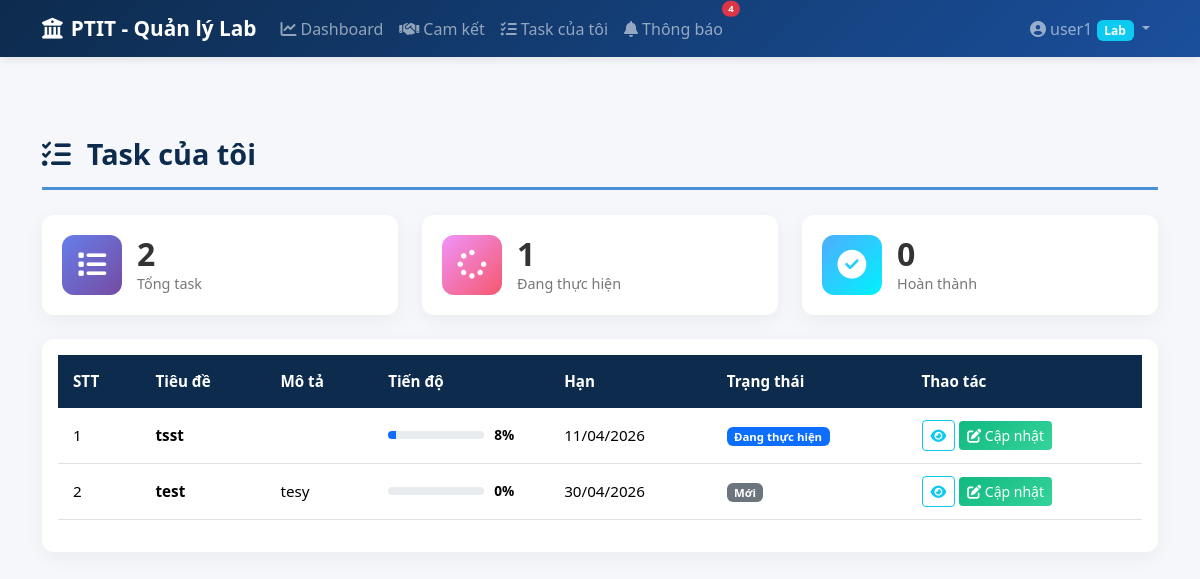
The app's page /my-tasks (signed in) with its own data.
### models.py (models this page shows, shortened)
class User(UserMixin, db.Model):
    __tablename__ = 'users'
    id = db.Column(db.Integer, primary_key=True)
    username = db.Column(db.String(50), unique=True, nullable=False)
    password_hash = db.Column(db.String(200), nullable=False)
    role = db.Column(db.String(20), nullable=False)  # 'admin' or 'lab'
    lab_id = db.Column(db.Integer, db.ForeignKey('labs.id', ondelete='SET NULL'), nullable=True)
    def is_admin(self):
        return self.role == 'admin'

class Commitment(db.Model):
    __tablename__ = 'commitments'
    id = db.Column(db.Integer, primary_key=True)
    title = db.Column(db.String(200), nullable=False)
    description = db.Column(db.Text)
    lab_id = db.Column(db.Integer, db.ForeignKey('labs.id'), nullable=False)
    assigned_to = db.Column(db.Integer, db.ForeignKey('users.id'), nullable=True)  # User được giao
    start_date = db.Column(db.Date, nullable=False)
    deadline = db.Column(db.Date, nullable=False)
    progress = db.Column(db.Integer, default=0)  # 0-100
    status = db.Column(db.String(20), default='Mới')  # Mới, Đang thực hiện, Hoàn thành, Quá hạn
    created_by = db.Column(db.Integer, db.ForeignKey('users.id'))
    created_at = db.Column(db.DateTime, default=datetime.utcnow)
    updated_at = db.Column(db.DateTime, default=datetime.utcnow, onupdate=datetime.utcnow)
    creator = db.relationship('User', foreign_keys=[created_by], backref='commitments_created')
    assignee = db.relationship('User', foreign_keys=[assigned_to], backref='tasks_assigned')
    progress_updates = db.relationship('ProgressUpdate', backref='commitment', lazy=True, cascade='all, delete-orphan')

### app.py (the view)
@app.route('/my-tasks')
@login_required
def my_tasks():
    if current_user.is_admin():
        flash('Trang này dành cho user Lab.', 'info')
        return redirect(url_for('dashboard'))
    today = datetime.utcnow().date()
    my_tasks_list = Commitment.query.filter_by(assigned_to=current_user.id).order_by(Commitment.deadline.asc()).all()
    total = len(my_tasks_list)
    completed = len([t for t in my_tasks_list if t.status == 'Hoàn thành'])
    active = len([t for t in my_tasks_list if t.status == 'Đang thực hiện'])
    overdue = len([t for t in my_tasks_list if t.status == 'Quá hạn'])
    return render_template('my_tasks.html',
                           my_tasks=my_tasks_list,
                           total=total, completed=completed,
                           active=active, overdue=overdue,
                           today=today)

### app.py (called while the page is built)
@login_manager.user_loader
def load_user(user_id):
    return User.query.get(int(user_id))

@app.before_request
def csrf_protect():
    if request.method in ('POST', 'PUT', 'DELETE'):
        if request.endpoint == 'login':
            return
        token = request.form.get('_csrf_token') or request.headers.get('X-CSRF-Token')
        if not validate_csrf_token(token):
            flash('Yêu cầu không hợp lệ (CSRF token không đúng). Vui lòng thử lại.', 'danger')
            return redirect(request.referrer or url_for('dashboard'))

### templates/my_tasks.html (shortened to what this page needs)
{% extends "base.html" %}
{% block content %}
<h1 class="page-title">
    <i class="fas fa-tasks me-3"></i>Task của tôi
</h1>
<div class="row g-4 mb-4">
    <div class="col-md-4">
        <div class="stat-card stat-total">
            <div class="stat-icon"><i class="fas fa-list"></i></div>
            <div class="stat-info">
                <h3>{{ total }}</h3>
                <p>Tổng task</p>
            </div>
        </div>
    </div>
    <div class="col-md-4">
        <div class="stat-card stat-active">
            <div class="stat-icon"><i class="fas fa-spinner"></i></div>
            <div class="stat-info">
                <h3>{{ active }}</h3>
                <p>Đang thực hiện</p>
            </div>
        </div>
    </div>
    <div class="col-md-4">
        <div class="stat-card stat-completed">
            <div class="stat-icon"><i class="fas fa-check-circle"></i></div>
            <div class="stat-info">
                <h3>{{ completed }}</h3>
                <p>Hoàn thành</p>
            </div>
        </div>
    </div>
</div>
<div class="card">
    <div class="card-body">
        <div class="table-responsive">
            <table class="table table-hover">
                <thead>
                    <tr>
                        <th>STT</th>
                        <th>Tiêu đề</th>
                        <th>Mô tả</th>
                        <th>Tiến độ</th>
                        <th>Hạn</th>
                        <th>Trạng thái</th>
                        <th>Thao tác</th>
                    </tr>
                </thead>
                <tbody>
                    {% for task in my_tasks %}
                    <tr class="{{ 'table-danger' if task.status == 'Quá hạn' else '' }}">
                        <td>{{ loop.index }}</td>
                        <td>
                            <strong>{{ task.title }}</strong>
                        </td>
                        <td>{{ task.description[:50] }}{% if task.description|length > 50 %}...{% endif %}</td>
                        <td style="min-width: 120px;">
                            <div class="progress-wrapper">
                                <div class="progress">
                                    <div class="progress-bar bg-{{ 'success' if task.progress >= 100 else 'primary' }}"
                                         style="width: {{ task.progress }}%">
                                    </div>
                                </div>
                                <span class="progress-text">{{ task.progress }}%</span>
                            </div>
                        </td>
                        <td>
                            {% if task.deadline < today %}
                            <span class="text-danger">
                                <i class="fas fa-calendar-times me-1"></i>
                                {{ task.deadline.strftime('%d/%m/%Y') }}
                            </span>
                            {% else %}
                            {{ task.deadline.strftime('%d/%m/%Y') }}
                            {% endif %}
                        </td>
                        <td>
                            {% if task.status == 'Hoàn thành' %}
                            <span class="badge bg-success">{{ task.status }}</span>
                            {% elif task.status == 'Quá hạn' %}
                            <span class="badge bg-danger">{{ task.status }}</span>
                            {% elif task.status == 'Đang thực hiện' %}
                            <span class="badge bg-primary">{{ task.status }}</span>
                            {% else %}
                            <span class="badge bg-secondary">{{ task.status }}</span>
                            {% endif %}
                        </td>
                        <td>
                            <a href="{{ url_for('commitments_detail', commitment_id=task.id) }}"
                               class="btn btn-sm btn-outline-info">
                                <i class="fas fa-eye"></i>
                            </a>
                            <a href="{{ url_for('progress_update', commitment_id=task.id) }}"
                               class="btn btn-sm btn-success">
                                <i class="fas fa-edit"></i> Cập nhật
                            </a>
                        </td>
                    </tr>
                    {% endfor %}
                </tbody>
            </table>
        </div>
    </div>
</div>
{% endblock %}

### templates/base.html (shortened to what this page needs)
<!DOCTYPE html>
<html lang="vi">
<head>
    <link href="https://cdn.jsdelivr.net/npm/bootstrap@5.3.2/dist/css/bootstrap.min.css" rel="stylesheet">
    <link href="https://cdnjs.cloudflare.com/ajax/libs/font-awesome/6.5.1/css/all.min.css" rel="stylesheet">
    <link href="https://cdn.jsdelivr.net/npm/bootstrap-icons@1.11.2/font/bootstrap-icons.css" rel="stylesheet">
    <link href="{{ url_for('static', filename='css/style.css') }}" rel="stylesheet">
</head>
<body>
    {% if current_user.is_authenticated %}
    <nav class="navbar navbar-expand-lg navbar-dark bg-ptit">
        <div class="container">
            <a class="navbar-brand" href="{{ url_for('dashboard') }}">
                <i class="fas fa-university me-2"></i>PTIT - Quản lý Lab
            </a>
            <div class="collapse navbar-collapse" id="navbarNav">
                <ul class="navbar-nav me-auto">
                    <li class="nav-item">
                        <a class="nav-link" href="{{ url_for('dashboard') }}">
                            <i class="fas fa-chart-line me-1"></i>Dashboard
                        </a>
                    </li>
                    <li class="nav-item">
                        <a class="nav-link" href="{{ url_for('commitments_list') }}">
                            <i class="fas fa-handshake me-1"></i>Cam kết
                        </a>
                    </li>
                    {% if not current_user.is_admin() %}
                    <li class="nav-item">
                        <a class="nav-link" href="{{ url_for('my_tasks') }}">
                            <i class="fas fa-tasks me-1"></i>Task của tôi
                        </a>
                    </li>
                    {% endif %}
                    <li class="nav-item">
                        <a class="nav-link position-relative" href="{{ url_for('notifications') }}">
                            <i class="fas fa-bell me-1"></i>Thông báo
                            <span id="notif-badge" class="position-absolute top-0 start-100 translate-middle badge rounded-pill bg-danger"
                                  style="font-size:0.6em; display:none;">
                            </span>
                        </a>
                    </li>
                </ul>
                <ul class="navbar-nav">
                    <li class="nav-item dropdown">
                        <a class="nav-link dropdown-toggle" href="#" data-bs-toggle="dropdown">
                            <i class="fas fa-user-circle me-1"></i>{{ current_user.username }}
                            {% if current_user.is_admin() %}
                            <span class="badge bg-warning text-dark">Admin</span>
                            {% else %}
                            <span class="badge bg-info">Lab</span>
                            {% endif %}
                        </a>
                    </li>
                </ul>
            </div>
        </div>
    </nav>
    {% endif %}
    <main class="{% if current_user.is_authenticated %}main-content{% endif %}">
        <div class="container">
            {% block content %}{% endblock %}
        </div>
    </main>
</body>
</html>

### static/css/style.css (style rules this page uses)
:root { --ptit-blue: #1a4f9c; --ptit-light-blue: #4a90d9; --ptit-dark: #0d2b4d; }
body { background-color: #f5f7fa; font-family: 'Segoe UI', Tahoma, Geneva, Verdana, sans-serif; min-height: 100vh; }
.main-content { padding-top: 80px; padding-bottom: 40px; }
.navbar.bg-ptit { background: linear-gradient(135deg, var(--ptit-dark) 0%, var(--ptit-blue) 100%); box-shadow: 0 2px 10px rgba(0,0,0,0.1); }
.navbar-brand { font-weight: 700; font-size: 1.3rem; }
.nav-link { font-weight: 500; transition: all 0.3s; }
.page-title { font-size: 1.8rem; font-weight: 700; color: var(--ptit-dark); margin-bottom: 25px; padding-bottom: 15px; border-bottom: 3px solid var(--ptit-light-blue); }
.stat-card { background: white; border-radius: 12px; padding: 20px; display: flex; align-items: center; gap: 15px; box-shadow: 0 5px 20px rgba(0,0,0,0.05); transition: transform 0.3s, box-shadow 0.3s; }
.stat-icon { width: 60px; height: 60px; border-radius: 12px; display: flex; align-items: center; justify-content: center; font-size: 1.8rem; }
.stat-icon i { color: white; }
.stat-total .stat-icon { background: linear-gradient(135deg, #667eea, #764ba2); }
.stat-active .stat-icon { background: linear-gradient(135deg, #f093fb, #f5576c); }
.stat-completed .stat-icon { background: linear-gradient(135deg, #4facfe, #00f2fe); }
.stat-info h3 { font-size: 2rem; font-weight: 700; margin: 0; color: #333; }
.stat-info p { margin: 0; color: #777; font-size: 0.9rem; }
.table { font-size: 0.95rem; }
.table thead th { background-color: var(--ptit-dark); color: white; font-weight: 600; border: none; padding: 15px; }
.table tbody td { vertical-align: middle; padding: 12px 15px; }
.progress-wrapper { display: flex; align-items: center; gap: 10px; }
.progress-wrapper .progress { flex: 1; height: 8px; border-radius: 4px; }
.progress-wrapper .progress-text { font-size: 0.85rem; font-weight: 600; min-width: 40px; }
.card { border: none; border-radius: 12px; box-shadow: 0 5px 20px rgba(0,0,0,0.05); }
.btn-success { background: linear-gradient(135deg, #10b981, #34d399); border: none; }

### records on screen
User: username "user1"
Commitment: title "tsst", progress "8", deadline "11/04/2026", status "Đang thực hiện"
Commitment: title "test", description "tesy", progress "0", deadline "30/04/2026", status "Mới"

### other values on screen
{{ total }} "2"
{{ active }} "1"
{{ completed }} "0"
